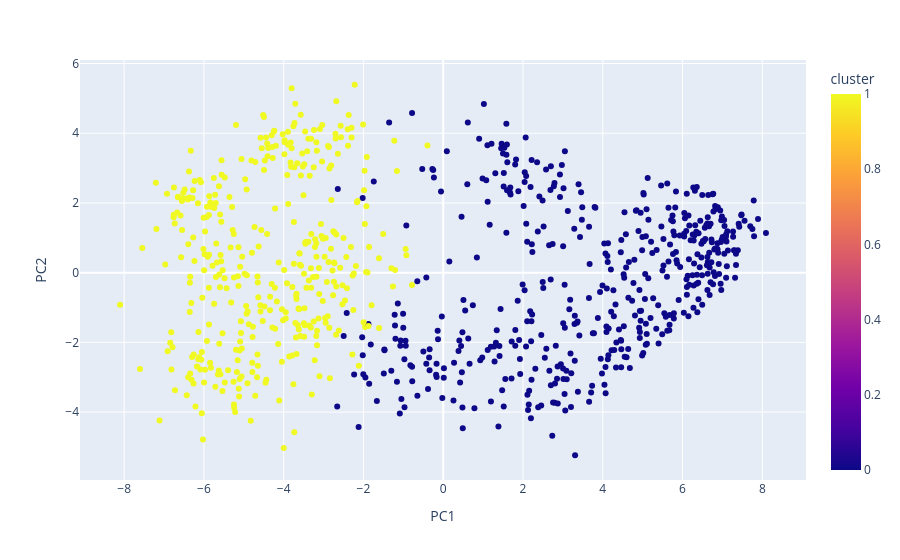

Source (notebook cell):
### Code cell
from sklearn.cluster import AgglomerativeClustering

k = 2

model = AgglomerativeClustering(n_clusters = k, linkage = 'ward')
labels = model.fit_predict(components)
candidate_info['cluster'] = labels

fig = px.scatter(
    candidate_info,
    x = 'PC1',
    y = 'PC2',
    color = 'cluster',
    hover_data = ['navn', 'parti']
)

fig.show()

### Figure 1 — Plotly figure (JSON) as saved in the notebook; plotly's stock layout.template omitted (floating-point values rounded to 4 significant figures; data arrays with more than 128 entries replaced by an {"elided": "..."} marker saying what was removed)
{"data": [{"customdata": {"elided": "867x2 str values"}, "hovertemplate": "PC1=%{x}<br>PC2=%{y}<br>navn=%{customdata[0]}<br>parti=%{customdata[1]}<br>cluster=%{marker.color}<extra></extra>", "legendgroup": "", "marker": {"color": {"elided": "867 int values"}, "coloraxis": "coloraxis", "symbol": "circle"}, "mode": "markers", "name": "", "orientation": "v", "showlegend": false, "type": "scatter", "x": {"elided": "867 float values"}, "xaxis": "x", "y": {"elided": "867 float values"}, "yaxis": "y"}], "layout": {"coloraxis": {"colorbar": {"title": {"text": "cluster"}}, "colorscale": [[0, "#0d0887"], [0.1111, "#46039f"], [0.2222, "#7201a8"], [0.3333, "#9c179e"], [0.4444, "#bd3786"], [0.5556, "#d8576b"], [0.6667, "#ed7953"], [0.7778, "#fb9f3a"], [0.8889, "#fdca26"], [1, "#f0f921"]]}, "legend": {"tracegroupgap": 0}, "margin": {"t": 60}, "xaxis": {"anchor": "y", "domain": [0, 1], "title": {"text": "PC1"}}, "yaxis": {"anchor": "x", "domain": [0, 1], "title": {"text": "PC2"}}}}
